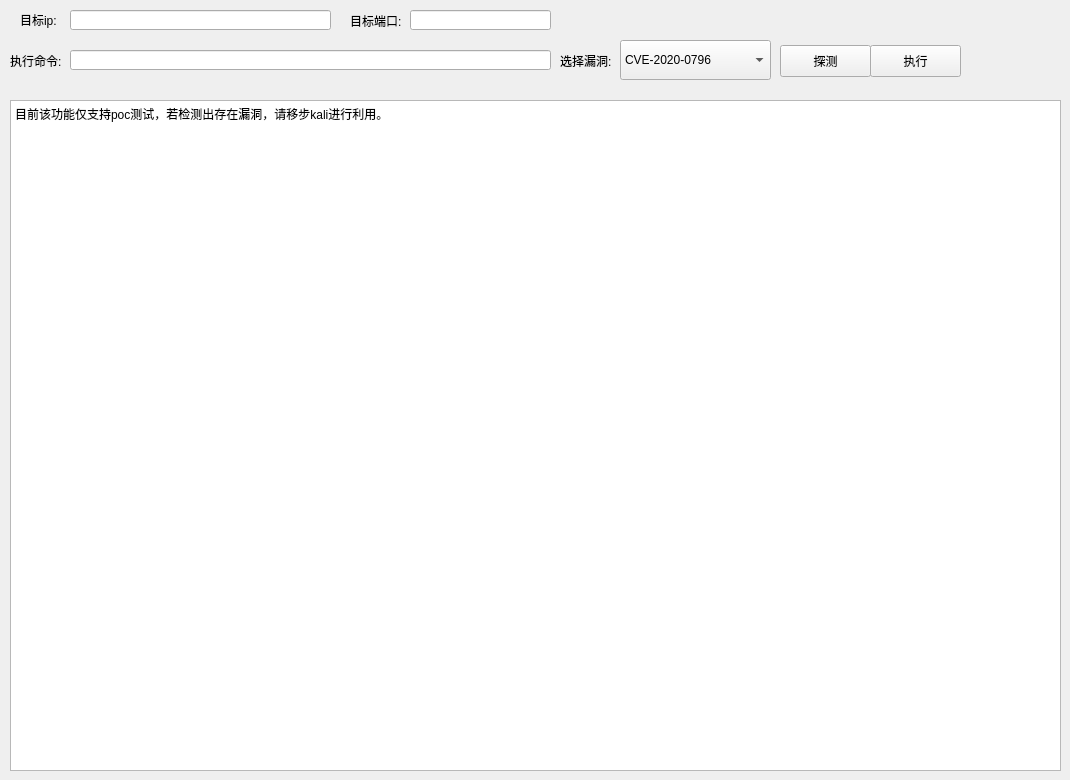
    <widget class="QWidget" name="tab_15">
     <attribute name="title">
      <string>Windows</string>
     </attribute>
     <widget class="QLabel" name="label_70">
      <property name="geometry">
       <rect>
        <x>20</x>
        <y>10</y>
        <width>51</width>
        <height>20</height>
       </rect>
      </property>
      <property name="text">
       <string>目标ip:</string>
      </property>
     </widget>
     <widget class="QLineEdit" name="lineEdit_windows_ip">
      <property name="geometry">
       <rect>
        <x>70</x>
        <y>10</y>
        <width>261</width>
        <height>20</height>
       </rect>
      </property>
     </widget>
     <widget class="QLabel" name="label_71">
      <property name="geometry">
       <rect>
        <x>350</x>
        <y>10</y>
        <width>61</width>
        <height>21</height>
       </rect>
      </property>
      <property name="text">
       <string>目标端口:</string>
      </property>
     </widget>
     <widget class="QLineEdit" name="lineEdit_windows_port">
      <property name="geometry">
       <rect>
        <x>410</x>
        <y>10</y>
        <width>141</width>
        <height>20</height>
       </rect>
      </property>
     </widget>
     <widget class="QLabel" name="label_72">
      <property name="geometry">
       <rect>
        <x>10</x>
        <y>45</y>
        <width>71</width>
        <height>31</height>
       </rect>
      </property>
      <property name="text">
       <string>执行命令:</string>
      </property>
     </widget>
     <widget class="QLineEdit" name="lineEdit_windows_cmd">
      <property name="geometry">
       <rect>
        <x>70</x>
        <y>50</y>
        <width>481</width>
        <height>20</height>
       </rect>
      </property>
     </widget>
     <widget class="QComboBox" name="comboBox_windows_comboBox">
      <property name="geometry">
       <rect>
        <x>620</x>
        <y>40</y>
        <width>151</width>
        <height>40</height>
       </rect>
      </property>
      <item>
       <property name="text">
        <string>CVE-2020-0796</string>
       </property>
      </item>
      <item>
       <property name="text">
        <string>MS17010</string>
       </property>
      </item>
     </widget>
     <widget class="QLabel" name="label_73">
      <property name="geometry">
       <rect>
        <x>560</x>
        <y>45</y>
        <width>71</width>
        <height>31</height>
       </rect>
      </property>
      <property name="text">
       <string>选择漏洞:</string>
      </property>
     </widget>
     <widget class="QPlainTextEdit" name="plainTextEdit_windows_result">
      <property name="geometry">
       <rect>
        <x>10</x>
        <y>100</y>
        <width>1051</width>
        <height>671</height>
       </rect>
      </property>
      <property name="readOnly">
       <bool>true</bool>
      </property>
      <property name="plainText">
       <string>目前该功能仅支持poc测试，若检测出存在漏洞，请移步kali进行利用。</string>
      </property>
     </widget>
     <widget class="QPushButton" name="pushButton_windows_scan">
      <property name="geometry">
       <rect>
        <x>780</x>
        <y>45</y>
        <width>91</width>
        <height>32</height>
       </rect>
      </property>
      <property name="text">
       <string>探测</string>
      </property>
     </widget>
     <widget class="QPushButton" name="pushButton_windows_exe">
      <property name="geometry">
       <rect>
        <x>870</x>
        <y>45</y>
        <width>91</width>
        <height>32</height>
       </rect>
      </property>
      <property name="text">
       <string>执行</string>
      </property>
     </widget>
    </widget>
